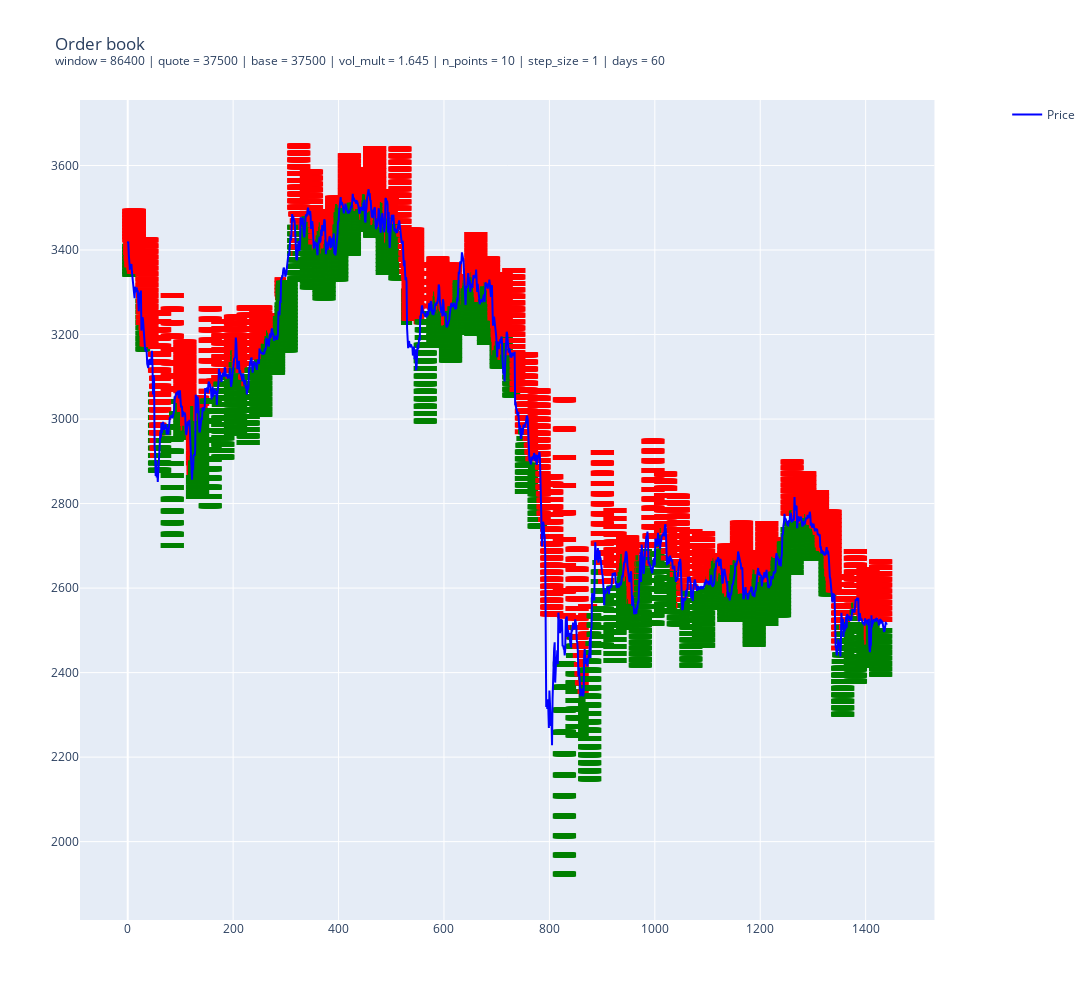

This figure's notebook cell:
### Code cell
fig = make_subplots(
    rows=1,
    cols=1,
    shared_xaxes=True,
    vertical_spacing=0.05,
    subplot_titles=(""),
    specs=[[{"secondary_y": True}]],
)

for i, ob in enumerate(order_book_history_1h.iterrows()):
    bids = ob[1].bids
    asks = ob[1].asks

    fig.add_trace(
        go.Scatter(
            x=[i for _ in range(len(bids))],
            y=tuple(bids),
            mode="markers",
            name="Bids",
            showlegend=False,
            marker=dict(
                color="green",
                symbol="line-ew-open",
                size=8,
                line=dict(width=5, color="black"),
            ),
        ),
    )

    fig.add_trace(
        go.Scatter(
            x=[i for _ in range(len(asks))],
            y=tuple(asks),
            mode="markers",
            name="Asks",
            showlegend=False,
            marker=dict(
                color="red",
                symbol="line-ew-open",
                size=8,
                line=dict(width=5, color="black"),
            ),
        ),
    )

fig.add_trace(
    go.Scatter(
        x=[i for i in range(len(order_book_history_1h))],
        y=res_1h.price[window_hours:],
        mode="lines",
        name="Price",
        marker=dict(color="blue"),
    )
)

fig.update_layout(
    height=1000,
    width=1600,
    title_text=f"Order book<br><sup>window = {window} | quote = {quote} | base = {base} | vol_mult = {vol_mult} | n_points = {n_points} | step_size = {step_size} | days = {days}</sup>",
)

fig.show()
